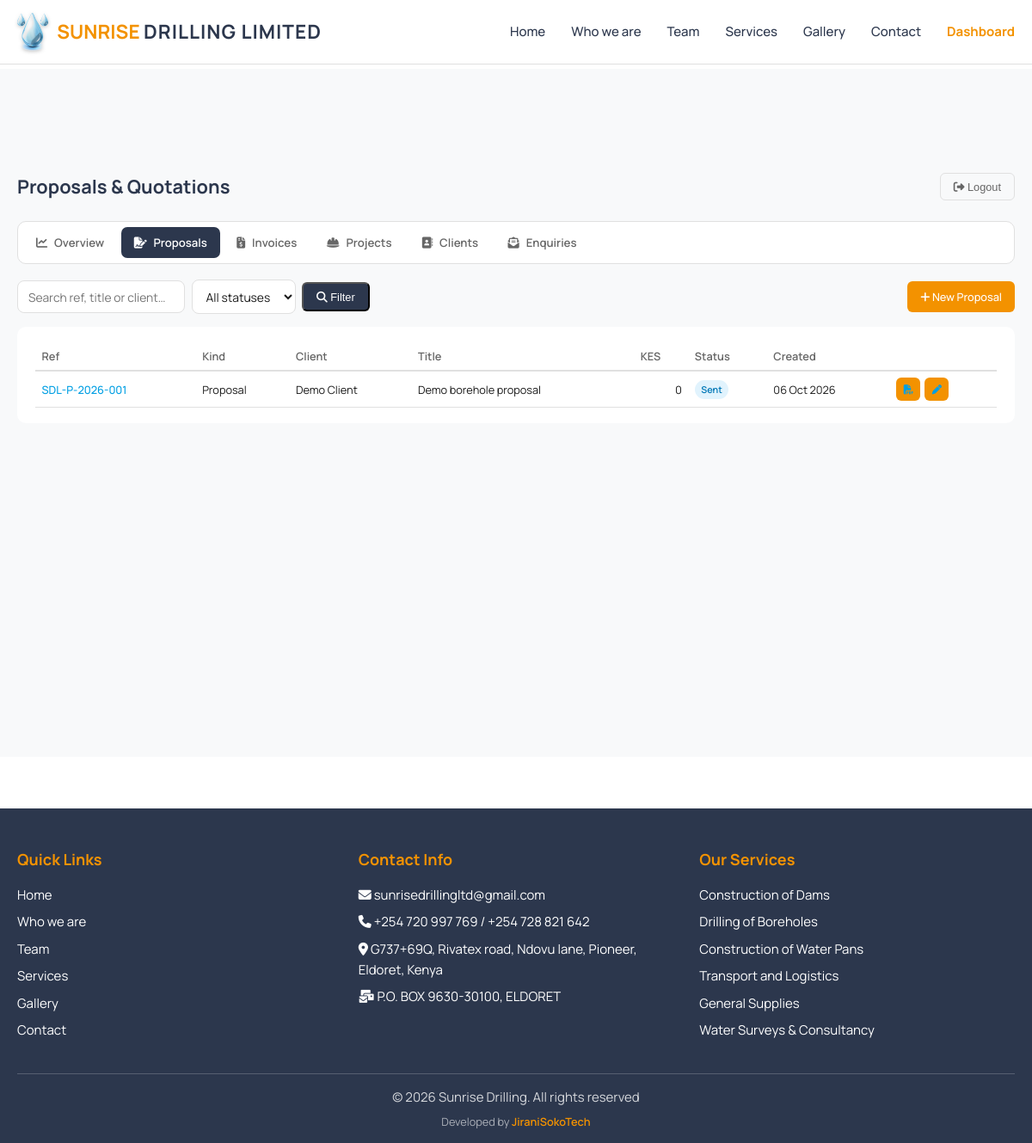
Before: /dashboard/proposals/ (signed in) with the older database file.
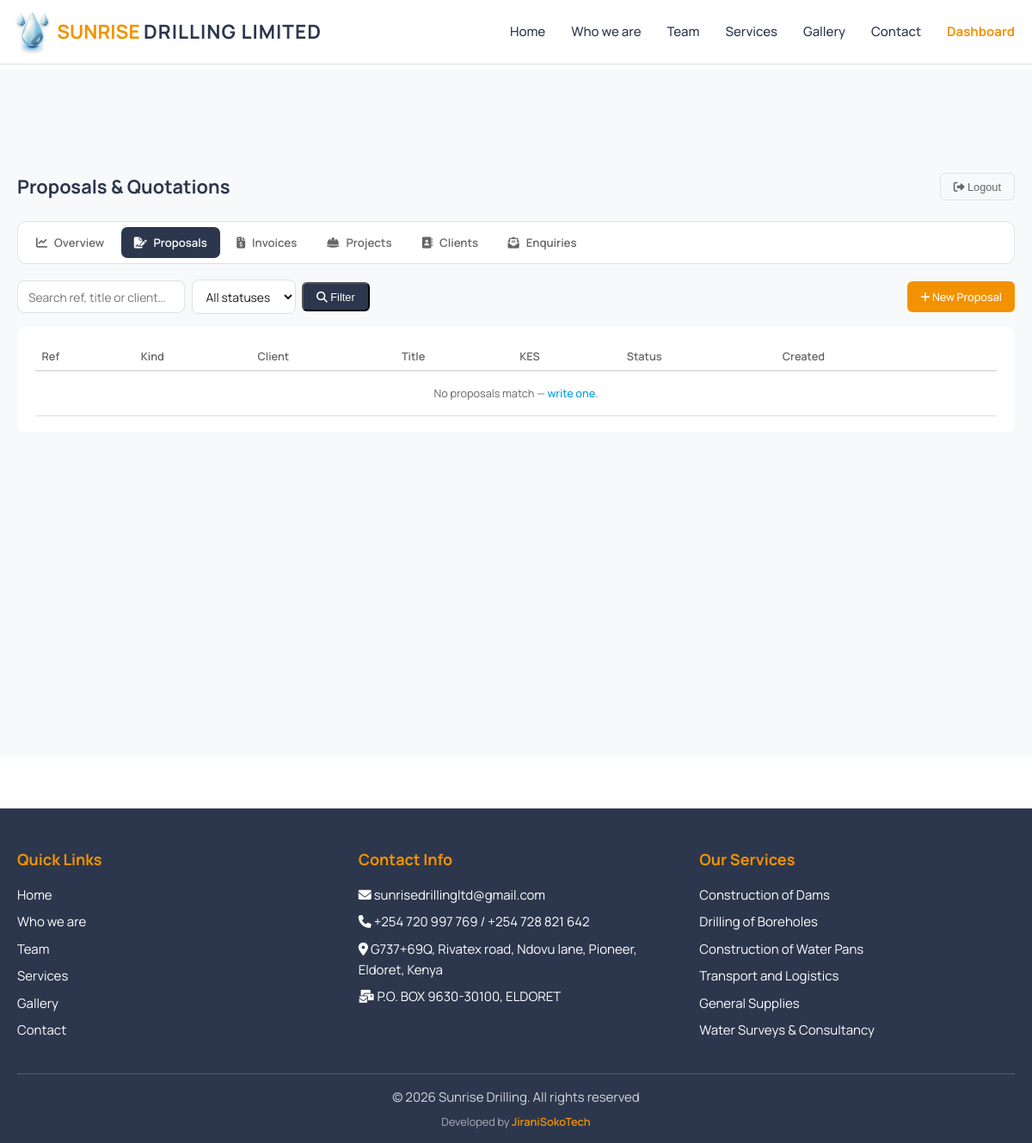
After: the same page with the newer database file.
### business/models.py (models this page shows, shortened)
class Proposal(models.Model):
    KIND_PROPOSAL = 'proposal'
    KIND_QUOTATION = 'quotation'
    KIND_CHOICES = [
        (KIND_PROPOSAL, 'Proposal'),
        (KIND_QUOTATION, 'Quotation'),
    ]
    STATUS_DRAFT = 'draft'
    STATUS_SENT = 'sent'
    STATUS_ACCEPTED = 'accepted'
    STATUS_REJECTED = 'rejected'
    STATUS_CHOICES = [
        (STATUS_DRAFT, 'Draft'),
        (STATUS_SENT, 'Sent'),
        (STATUS_ACCEPTED, 'Accepted'),
        (STATUS_REJECTED, 'Rejected'),
    ]
    kind = models.CharField(max_length=10, choices=KIND_CHOICES, default=KIND_PROPOSAL)
    reference = models.CharField(max_length=30, unique=True, blank=True,
                                 help_text="Auto-generated if left blank, e.g. SDL-P-2026-001")
    client = models.ForeignKey(Client, on_delete=models.PROTECT, related_name='proposals')
    title = models.CharField(max_length=255, help_text="e.g. Borehole Drilling & Equipping – Kapsoya Farm")
    introduction = models.TextField(
        blank=True,
        help_text="Opening paragraph addressed to the client. Plain text; blank lines start new paragraphs.")
    scope_of_work = models.TextField(
        blank=True,
        help_text="What we will do. One item per line to render as a bullet list.")
    terms = models.TextField(
        blank=True,
        default=("Payment: 60% deposit on commencement, 40% on completion.\n"
                 "This offer is valid for 30 days from the date above.\n"
                 "Prices are inclusive of transport within Uasin Gishu County."),
        help_text="Terms and conditions. One item per line.")
    validity_days = models.PositiveIntegerField(default=30)
    show_prices = models.BooleanField(default=True, help_text="Include the pricing table in the PDF")
    status = models.CharField(max_length=10, choices=STATUS_CHOICES, default=STATUS_DRAFT)
    created_by = models.ForeignKey(settings.AUTH_USER_MODEL, null=True, blank=True,
                                   on_delete=models.SET_NULL, related_name='proposals')
    created_at = models.DateTimeField(auto_now_add=True)
    updated_at = models.DateTimeField(auto_now=True)
    sent_at = models.DateTimeField(null=True, blank=True)
    sent_to = models.EmailField(blank=True, help_text="Filled automatically when the email is sent")
    class Meta:
        ordering = ['-created_at']
    @property
    def total(self):
        return sum((item.line_total for item in self.items.all()), 0)

class Client(models.Model):
    name = models.CharField(max_length=200, help_text="Contact person or organisation name")
    company = models.CharField(max_length=200, blank=True)
    email = models.EmailField()
    phone = models.CharField(max_length=30, blank=True)
    address = models.CharField(max_length=255, blank=True)
    notes = models.TextField(blank=True)
    created_at = models.DateTimeField(auto_now_add=True)
    class Meta:
        ordering = ['name']

### main/models.py (models this page shows, shortened)
class Service(models.Model):
    title = models.CharField(max_length=200)
    description = models.TextField()
    image = models.ImageField(upload_to='services/images/', blank=True, null=True)
    features = models.TextField(help_text="Enter features as a comma-separated list")
    primary_cta_text = models.CharField(max_length=50, default="Get Quote")
    primary_cta_url = models.CharField(max_length=200, default="main:contact")
    secondary_cta_text = models.CharField(max_length=50, default="View Projects")
    secondary_cta_url = models.CharField(max_length=200, default="main:gallery")
    order = models.PositiveIntegerField(default=0)
    class Meta:
        verbose_name = "Service"
        verbose_name_plural = "Services"
        ordering = ['order']

### business/views.py (the view)
# urls.py: path('proposals/', views.proposal_list, name='proposal_list'),
@staff_member_required(login_url='business:login')
def proposal_list(request):
    qs = Proposal.objects.select_related('client').prefetch_related('items')
    status = request.GET.get('status', '')
    if status:
        qs = qs.filter(status=status)
    q = request.GET.get('q', '').strip()
    if q:
        qs = qs.filter(Q(reference__icontains=q) | Q(title__icontains=q) |
                       Q(client__name__icontains=q) | Q(client__company__icontains=q))
    return render(request, 'business/proposal_list.html', {
        'proposals': qs[:100], 'status': status, 'q': q,
        'status_choices': Proposal.STATUS_CHOICES, 'active_tab': 'proposals',
    })

### main/context_processors.py (called while the page is built)
def site_content(request):
    return {
        'site_settings': SiteSettings.load(),
        'footer_services': Service.objects.all()[:6],
    }

### main/models.py (called while the page is built)
    @classmethod
    def load(cls):
        obj, _ = cls.objects.get_or_create(pk=1)
        return obj

### templates/business/proposal_list.html (shortened to what this page needs)
{% extends 'base.html' %}
{% load static humanize %}
{% block extra_css %}
<link rel="stylesheet" href="{% static 'css/dashboard.css' %}">
{% endblock %}
{% block content %}
<section class="dash">
    <div class="container">
        {% include 'business/_dashnav.html' with page_title="Proposals & Quotations" %}
        <div class="dash-toolbar">
            <form method="get" class="dash-filter">
                <input type="text" name="q" value="{{ q }}" class="dash-input" placeholder="Search ref, title or client…">
                <select name="status" class="dash-input">
                    <option value="">All statuses</option>
                </select>
                <button type="submit" class="btn-admin"><i class="fas fa-search"></i> Filter</button>
            </form>
            <a href="{% url 'business:proposal_create' %}" class="btn-admin btn-new"><i class="fas fa-plus"></i> New Proposal</a>
        </div>
        <div class="panel">
            <table>
                <tr><th>Ref</th><th>Kind</th><th>Client</th><th>Title</th><th>KES</th><th>Status</th><th>Created</th><th></th></tr>
                {% for p in proposals %}
                <tr>
                    <td><a href="{% url 'business:proposal_detail' p.pk %}">{{ p.reference }}</a></td>
                    <td>{{ p.get_kind_display }}</td>
                    <td>{{ p.client.name }}</td>
                    <td class="truncate">{{ p.title }}</td>
                    <td class="num">{{ p.total|floatformat:0|intcomma }}</td>
                    <td><span class="badge badge-{{ p.status }}">{{ p.get_status_display }}</span></td>
                    <td>{{ p.created_at|date:"d M Y" }}</td>
                    <td class="row-actions">
                        <a class="btn-mini" href="{% url 'business:proposal_pdf' p.pk %}" title="View PDF"><i class="fas fa-file-pdf"></i></a>
                        <a class="btn-mini" href="{% url 'business:proposal_edit' p.pk %}" title="Edit"><i class="fas fa-pen"></i></a>
                    </td>
                </tr>
                {% empty %}
                <tr><td colspan="8" class="empty">No proposals match — <a href="{% url 'business:proposal_create' %}">write one</a>.</td></tr>
                {% endfor %}
            </table>
        </div>
    </div>
</section>
{% endblock %}

### templates/base.html (shortened to what this page needs)
{% load static %}
<!DOCTYPE html>
<html lang="en">
<head>
    <link rel="stylesheet" href="https://cdnjs.cloudflare.com/ajax/libs/font-awesome/6.4.0/css/all.min.css">
    {% block extra_css %}{% endblock %}
</head>
<body>
    <header class="header">
        <div class="container">
            <div class="header-content">
                <a href="{% url 'main:home' %}" class="logo">
                    <img src="{% static 'images/logo-drop-sm.png' %}" alt="Sunrise Drilling Limited logo">
                    <span class="logo-text"><span class="logo-sunrise">SUNRISE</span> <span class="logo-rest">DRILLING LIMITED</span></span>
                </a>
                <nav>
                    <ul class="nav-menu" id="navMenu">
                        <li><a href="{% url 'main:home' %}">Home</a></li>
                        <li><a href="{% url 'main:about' %}">Who we are</a></li>
                        <li><a href="{% url 'main:team' %}">Team</a></li>
                        <li><a href="{% url 'main:services' %}">Services</a></li>
                        <li><a href="{% url 'main:gallery' %}">Gallery</a></li>
                        <li><a href="{% url 'main:contact' %}">Contact</a></li>
                        {% if user.is_staff %}
                        <li><a href="{% url 'business:dashboard' %}" style="color: var(--primary-orange); font-weight: 700;">Dashboard</a></li>
                        {% endif %}
                    </ul>
                </nav>
            </div>
        </div>
    </header>
    <main class="main-content">
        {% block content %}{% endblock %}
    </main>
    <footer class="footer">
        <div class="container">
            <div class="footer-content">
                <div class="footer-section">
                    <h3>Quick Links</h3>
                    <a href="{% url 'main:home' %}">Home</a>
                    <a href="{% url 'main:about' %}">Who we are</a>
                    <a href="{% url 'main:team' %}">Team</a>
                    <a href="{% url 'main:services' %}">Services</a>
                    <a href="{% url 'main:gallery' %}">Gallery</a>
                    <a href="{% url 'main:contact' %}">Contact</a>
                </div>
                <div class="footer-section">
                    <h3>Contact Info</h3>
                    <p><i class="fas fa-envelope"></i> {{ site_settings.email }}</p>
                    <p><i class="fas fa-phone"></i> {{ site_settings.phone_primary }}{% if site_settings.phone_secondary %} / {{ site_settings.phone_secondary }}{% endif %}</p>
                    <p><i class="fas fa-map-marker-alt"></i> {{ site_settings.physical_address }}</p>
                    <p><i class="fas fa-mail-bulk"></i> {{ site_settings.postal_address }}</p>
                </div>
                <div class="footer-section">
                    <h3>Our Services</h3>
                    {% for service in footer_services %}
                    <p>{{ service.title }}</p>
                    {% endfor %}
                </div>
            </div>
            <div class="footer-bottom">
                <p>&copy; {% now "Y" %} {{ site_settings.copyright_text }}</p>
                <p class="footer-credit">Developed by
                    <a href="https://jiranisokotech.co.ke" target="_blank" rel="noopener">JiraniSokoTech</a>
                </p>
            </div>
        </div>
    </footer>
</body>
</html>

Changed rows visible on the page:
removed Proposal: reference "SDL-P-2026-001", kind "Proposal", client.name "Demo Client", title "Demo borehole proposal", total "0", status "Sent", created_at "06 Oct 2026"
Other visible differences:
text now shown: "No proposals match — write one ."
